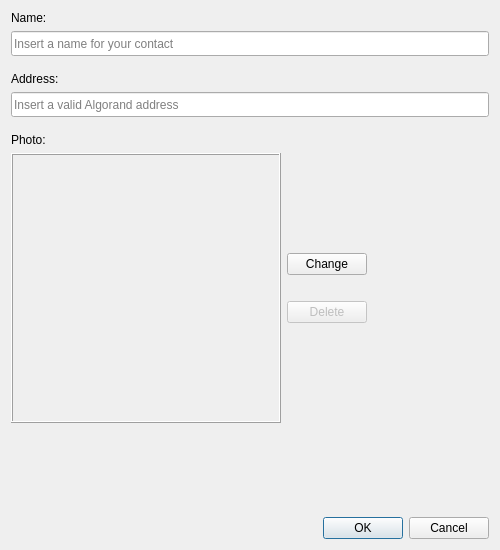
<?xml version="1.0" encoding="UTF-8"?>
<ui version="4.0">
 <class>ContactsCreating</class>
 <widget class="QDialog" name="ContactsCreating">
  <property name="windowModality">
   <enum>Qt::ApplicationModal</enum>
  </property>
  <property name="geometry">
   <rect>
    <x>0</x>
    <y>0</y>
    <width>500</width>
    <height>550</height>
   </rect>
  </property>
  <property name="sizePolicy">
   <sizepolicy hsizetype="Fixed" vsizetype="Fixed">
    <horstretch>0</horstretch>
    <verstretch>0</verstretch>
   </sizepolicy>
  </property>
  <property name="minimumSize">
   <size>
    <width>500</width>
    <height>550</height>
   </size>
  </property>
  <property name="maximumSize">
   <size>
    <width>500</width>
    <height>550</height>
   </size>
  </property>
  <property name="windowTitle">
   <string>New Contact</string>
  </property>
  <layout class="QVBoxLayout" name="verticalLayout">
   <item>
    <widget class="QLabel" name="label">
     <property name="text">
      <string>Name:</string>
     </property>
    </widget>
   </item>
   <item>
    <widget class="QLineEdit" name="lineEdit_Name">
     <property name="minimumSize">
      <size>
       <width>0</width>
       <height>25</height>
      </size>
     </property>
     <property name="placeholderText">
      <string>Insert a name for your contact</string>
     </property>
    </widget>
   </item>
   <item>
    <spacer name="verticalSpacer_2">
     <property name="orientation">
      <enum>Qt::Vertical</enum>
     </property>
     <property name="sizeType">
      <enum>QSizePolicy::Fixed</enum>
     </property>
     <property name="sizeHint" stdset="0">
      <size>
       <width>20</width>
       <height>10</height>
      </size>
     </property>
    </spacer>
   </item>
   <item>
    <widget class="QLabel" name="label_2">
     <property name="text">
      <string>Address:</string>
     </property>
    </widget>
   </item>
   <item>
    <widget class="QLineEdit" name="lineEdit_Address">
     <property name="minimumSize">
      <size>
       <width>0</width>
       <height>25</height>
      </size>
     </property>
     <property name="placeholderText">
      <string>Insert a valid Algorand address</string>
     </property>
    </widget>
   </item>
   <item>
    <spacer name="verticalSpacer_3">
     <property name="orientation">
      <enum>Qt::Vertical</enum>
     </property>
     <property name="sizeType">
      <enum>QSizePolicy::Fixed</enum>
     </property>
     <property name="sizeHint" stdset="0">
      <size>
       <width>20</width>
       <height>10</height>
      </size>
     </property>
    </spacer>
   </item>
   <item>
    <widget class="QLabel" name="label_3">
     <property name="text">
      <string>Photo:</string>
     </property>
    </widget>
   </item>
   <item>
    <layout class="QHBoxLayout" name="horizontalLayout">
     <item>
      <widget class="QFrame" name="frame">
       <property name="minimumSize">
        <size>
         <width>270</width>
         <height>270</height>
        </size>
       </property>
       <property name="maximumSize">
        <size>
         <width>270</width>
         <height>270</height>
        </size>
       </property>
       <property name="frameShape">
        <enum>QFrame::Box</enum>
       </property>
       <property name="frameShadow">
        <enum>QFrame::Raised</enum>
       </property>
       <layout class="QVBoxLayout" name="verticalLayout_3">
        <property name="leftMargin">
         <number>3</number>
        </property>
        <property name="topMargin">
         <number>3</number>
        </property>
        <property name="rightMargin">
         <number>3</number>
        </property>
        <property name="bottomMargin">
         <number>3</number>
        </property>
        <item alignment="Qt::AlignHCenter|Qt::AlignVCenter">
         <widget class="QLabel" name="label_Picture">
          <property name="maximumSize">
           <size>
            <width>256</width>
            <height>256</height>
           </size>
          </property>
          <property name="text">
           <string/>
          </property>
         </widget>
        </item>
       </layout>
      </widget>
     </item>
     <item>
      <layout class="QVBoxLayout" name="verticalLayout_2">
       <item>
        <spacer name="verticalSpacer_4">
         <property name="orientation">
          <enum>Qt::Vertical</enum>
         </property>
         <property name="sizeHint" stdset="0">
          <size>
           <width>20</width>
           <height>40</height>
          </size>
         </property>
        </spacer>
       </item>
       <item>
        <widget class="QPushButton" name="pushButton_Change">
         <property name="text">
          <string>Change</string>
         </property>
        </widget>
       </item>
       <item>
        <spacer name="verticalSpacer_5">
         <property name="orientation">
          <enum>Qt::Vertical</enum>
         </property>
         <property name="sizeType">
          <enum>QSizePolicy::Fixed</enum>
         </property>
         <property name="sizeHint" stdset="0">
          <size>
           <width>20</width>
           <height>20</height>
          </size>
         </property>
        </spacer>
       </item>
       <item>
        <widget class="QPushButton" name="pushButton_Delete">
         <property name="enabled">
          <bool>false</bool>
         </property>
         <property name="text">
          <string>Delete</string>
         </property>
        </widget>
       </item>
       <item>
        <spacer name="verticalSpacer_6">
         <property name="orientation">
          <enum>Qt::Vertical</enum>
         </property>
         <property name="sizeHint" stdset="0">
          <size>
           <width>20</width>
           <height>40</height>
          </size>
         </property>
        </spacer>
       </item>
      </layout>
     </item>
     <item>
      <spacer name="horizontalSpacer">
       <property name="orientation">
        <enum>Qt::Horizontal</enum>
       </property>
       <property name="sizeHint" stdset="0">
        <size>
         <width>40</width>
         <height>20</height>
        </size>
       </property>
      </spacer>
     </item>
    </layout>
   </item>
   <item>
    <spacer name="verticalSpacer">
     <property name="orientation">
      <enum>Qt::Vertical</enum>
     </property>
     <property name="sizeType">
      <enum>QSizePolicy::Expanding</enum>
     </property>
     <property name="sizeHint" stdset="0">
      <size>
       <width>0</width>
       <height>60</height>
      </size>
     </property>
    </spacer>
   </item>
   <item>
    <widget class="QDialogButtonBox" name="buttonBox">
     <property name="orientation">
      <enum>Qt::Horizontal</enum>
     </property>
     <property name="standardButtons">
      <set>QDialogButtonBox::Cancel|QDialogButtonBox::Ok</set>
     </property>
    </widget>
   </item>
  </layout>
 </widget>
 <resources/>
 <connections>
  <connection>
   <sender>buttonBox</sender>
   <signal>accepted()</signal>
   <receiver>ContactsCreating</receiver>
   <slot>accept()</slot>
   <hints>
    <hint type="sourcelabel">
     <x>248</x>
     <y>254</y>
    </hint>
    <hint type="destinationlabel">
     <x>157</x>
     <y>274</y>
    </hint>
   </hints>
  </connection>
  <connection>
   <sender>buttonBox</sender>
   <signal>rejected()</signal>
   <receiver>ContactsCreating</receiver>
   <slot>reject()</slot>
   <hints>
    <hint type="sourcelabel">
     <x>316</x>
     <y>260</y>
    </hint>
    <hint type="destinationlabel">
     <x>286</x>
     <y>274</y>
    </hint>
   </hints>
  </connection>
 </connections>
</ui>
